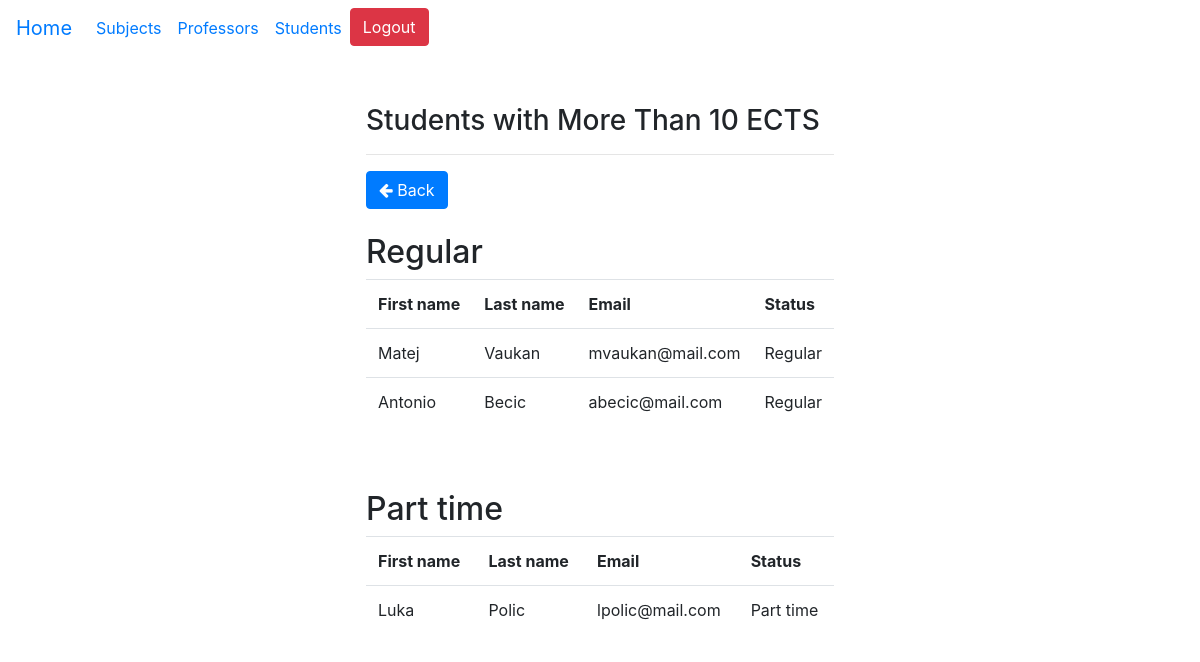
Page /students/students_details_over_10_ects/ (signed in) on the committed database.
### base/models.py (models this page shows)
class User(AbstractUser):
    STATUSES = (('None', 'None'), ('Regular', 'Regular'), ('Part time', 'Part time'))
    status = models.CharField(max_length=50, choices=STATUSES, null=True, blank=True)
    role = models.ForeignKey(Role, on_delete=models.PROTECT, null=True, blank=True)

### base/decorators.py (the view)
    def wrap(*args, **kwargs):
        if args[0].user.role.name == "Administrator":
            return function(*args, **kwargs)
        else:
            return HttpResponse('<h3> You are not allowed to access this page. </h3>')

### base/views.py (called while the page is built)
@login_required(login_url="/login/")
@admin_only
def students_details_over_10_ects(request):
    students = User.objects.filter(role__name="Student")
    qualifying_students = []
    for student in students:
        enrollments = Enrollment.objects.filter(student=student, status="Passed")
        total_ects = sum(enrollment.subject.ects for enrollment in enrollments)
        if total_ects > 10:
            qualifying_students.append(student)
    return render(request, "students_details_over_10_ects.html", {"qualifying_students": qualifying_students})

### base/templates/students_details_over_10_ects.html
{% extends 'base.html' %}
{% block students_details_over_10_ects %}
<h3> Students with More Than 10 ECTS </h3>
<hr>
{% if request.user.role.name == "Administrator" %}
<a class="btn btn-primary" href="{% url 'students_passed_over_10_ects' %}"> <i class="fa fa-arrow-left"></i> Back </a>
<br> <br>
{% endif %}
<h2> Regular </h2>
<table class="table">
    <tr>
        <th> First name </th>
        <th> Last name </th>
        <th> Email </th>
        <th> Status </th>
    </tr>
    {% for student in qualifying_students %}
        {% if student.status == 'Regular' %}
            <tr>
                <td> {{ student.first_name }} </td>
                <td> {{ student.last_name }} </td>
                <td> {{ student.email }} </td>
                <td> {{ student.status }} </td>
            </tr>
        {% endif %}
    {% endfor %}
</table>
<br> <br>
<h2> Part time </h2>
<table class="table">
    <tr>
        <th> First name </th>
        <th> Last name </th>
        <th> Email </th>
        <th> Status </th>
    </tr>
    {% for student in qualifying_students %}
        {% if student.status == 'Part time' %}
            <tr>
                <td> {{ student.first_name }} </td>
                <td> {{ student.last_name }} </td>
                <td> {{ student.email }} </td>
                <td> {{ student.status }} </td>
            </tr>
        {% endif %}
    {% endfor %}
</table>
{% endblock %}

### rows in the picture
User: first_name "Matej", last_name "Vaukan", email "mvaukan@mail.com", status "Regular"
User: first_name "Antonio", last_name "Becic", email "abecic@mail.com", status "Regular"
User: first_name "Luka", last_name "Polic", email "lpolic@mail.com", status "Part time"
